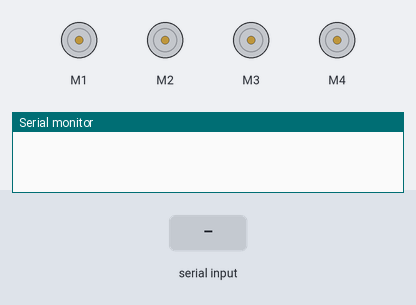
Bench run of a sketch on a simulated Arduino Uno, built with avr-gcc and run on an emulated ATmega328P. Parts: 4 × DC motor (green arrow = forward, orange = backward, longer = faster), the last lines printed to the serial monitor. Inputs (shaded band) come from the test bench.

Above: at 1.2 s.
1.3 s: "1\n" received over Serial
At 1.7 s:
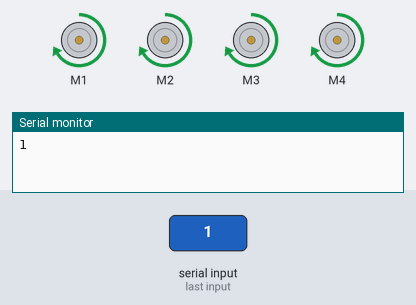
2.8 s: "0\n" received over Serial
At 4.0 s:
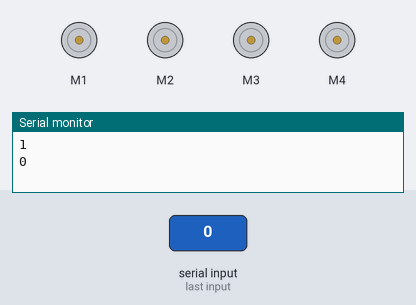
Timing chart, 0 to 5.8 s (numbered marks = the images above; inputs shaded):
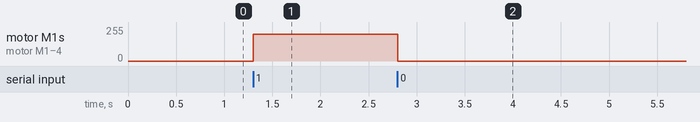

Measured:
- after the input at 1.3 s, motor M1–4: stopped → forward 200/255 at once
- after the input at 2.8 s, motor M1–4: forward 200/255 → stopped at once

The sketch:

main.ino
```cpp
#include <AFMotor.h>

AF_DCMotor motor1(1);
AF_DCMotor motor2(2);
AF_DCMotor motor3(3);
AF_DCMotor motor4(4);

char Incoming_value = 0;

void setup() {
  // put your setup code here, to run once:
  motor1.setSpeed(200);
  motor2.setSpeed(200);
  motor3.setSpeed(200);
  motor4.setSpeed(200);

  Serial.begin(9600);

}


void loop()
{
  if(Serial.available() > 0)
  {
    Incoming_value = Serial.read();
    Serial.print(Incoming_value);
    Serial.print("\n");
    if(Incoming_value == '1'){
      forward();
    }
    else if(Incoming_value == '0'){
      breakes();
    }
  }
}

void forward(){
      motor1.run(FORWARD);
      motor2.run(FORWARD);
      motor3.run(FORWARD);
      motor4.run(FORWARD);
}

void breakes(){
      motor1.run(RELEASE);
      motor2.run(RELEASE);
      motor3.run(RELEASE);
      motor4.run(RELEASE);
}
```
